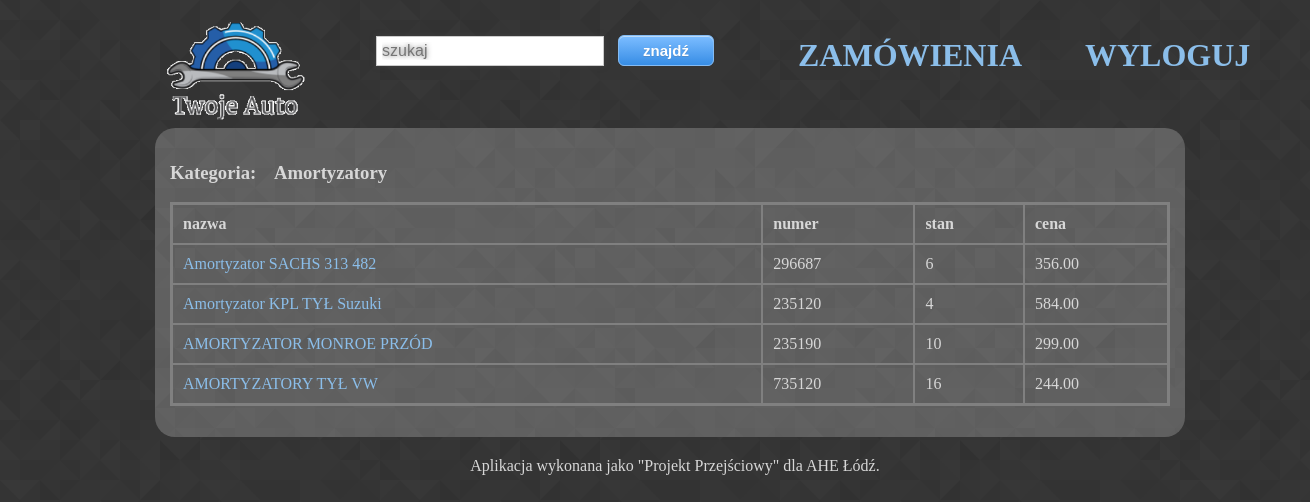
/kategoria/3 (signed in), run on the app's committed database.
### produkty/models.py (models this page shows, shortened)
class Kategoria(models.Model):
    nazwa = models.CharField(max_length=30)
    def __str__(self):
        return self.nazwa
    created = models.DateTimeField(auto_now_add=True)
    updated = models.DateTimeField(auto_now=True)
    class Meta:
        verbose_name        = "Kategoria"
        verbose_name_plural = "Kategorie"

class Produkty(models.Model):
    n_cz    = 876543
    nazwa   = models.CharField(max_length=60)
    opis    = models.TextField(blank=True)
    cena    = models.DecimalField(max_digits=99999 ,decimal_places=2)
    producent = models.ForeignKey(Producent,on_delete=models.CASCADE,blank=True,null=True)
    kategoria = models.ForeignKey(Kategoria,on_delete=models.CASCADE,blank=True,null=True)
    obraz   = models.FileField(upload_to='', blank=True)
    created = models.DateTimeField(auto_now_add=True)
    updated = models.DateTimeField(auto_now=True)
    stan    = models.PositiveIntegerField(validators=[MinValueValidator(1)])
    numer   = models.IntegerField(default= 0 ,unique=False,blank=True, null=True)
    regał_wygory = models.TextChoices('regały', 'Regał_1 Regał_2 Regał_3 Regał_4')
    lokacja_x_wybory = models.TextChoices('lokacje', 'slot_1 slot_2 slot_3 slot_4 slot_5 slot_6 slot_7 slot_8')
    półka_wybory = models.TextChoices('półki', 'Półka_1 Półka_2 Półka_3 Półka_4')
    regał = models.CharField(default='Regał_1', blank=True, choices=regał_wygory.choices, max_length=30)
    półka = models.CharField(default='Półka_3', blank=False, choices=półka_wybory.choices, max_length=30)
    lokacja_x = models.CharField(default='slot_1', blank=True, choices=lokacja_x_wybory.choices, max_length=30)
    class Meta:
        verbose_name        = "Produkt"
        verbose_name_plural = "Produkty"

### produkty/views.py (the view)
# urls.py: path('kategoria/<int:id>', kategoria, name='kategoria'),
def kategoria(request,id):
    kategoria_widok = Produkty.objects.filter(kategoria=id)
    kat = Kategoria.objects.get(pk=id)
    kats = Kategoria.objects.all()
    form1 = Zamowienie()
    context = {
        'kategoria_widok'   : kategoria_widok,
        'kat'               : kat,
        'kats'              : kats,
        'form1'             : form1,  }
    return render(request, 'produkty/katf kopia.html', context)

### produkty/forms.py
class Zamowienie(forms.Form):
    ilosc   = forms.IntegerField(label="",min_value=0,initial=0)

### produkty/templates/produkty/katf kopia.html
{% extends 'produkty/baza.html' %}
{% block kategoria %}
<h3>Kategoria:&nbsp &nbsp {{ kat }}</h3>
{% if kategoria_widok %}
<form action="." method = "POST">{%csrf_token%}
    <table style="width:100%">
        <tr>
            <th>nazwa</th>
            <th>numer</th>
            <th>stan</th>
            <th>cena</th>
        </tr>
        {% for prod in kategoria_widok %}
            <tr>
                <td>
                    <a href="{% url 'detail' prod.id %}">{{ prod.nazwa }} </a>
                </td>
                <td>
                    {{ prod.numer }}
                </td>
                <td>
                    {{ prod.stan }}
                </td>
                <td>
                    {{ prod.cena }}
                </td>
            </tr>
        {% endfor %}
    </table>
</form>
{% else %}
    <p>No products are available.</p>
{% endif %}
{% endblock %}

### produkty/static/produkty/style.css (style rules this page uses)
body { background-color:rgb(180,210,250); background-image: url("prism.png"); color:rgb(215,215,215); font-family: "Trebuchet MS"; }
a { text-decoration:none; color:rgb(139, 190, 234); }
table { margin-left:auto; margin-right:auto; position : ; width : 100%; border: 3px solid gray; border-collapse: collapse; padding: 10px; text-align: left; }
th, td { border: 2px solid gray; padding: 10px; text-align: left; }
th { height: 40px; }

### data on the page
Kategoria: nazwa "Amortyzatory"
Produkty: nazwa "Amortyzator SACHS 313 482", numer "296687", stan "6", cena "356.00"
Produkty: nazwa "Amortyzator KPL TYŁ Suzuki", numer "235120", stan "4", cena "584.00"
Produkty: nazwa "AMORTYZATOR MONROE PRZÓD", numer "235190", stan "10", cena "299.00"
Produkty: nazwa "AMORTYZATORY TYŁ VW", numer "735120", stan "16", cena "244.00"
